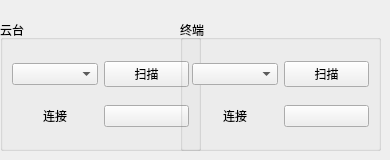
    <widget class="QWidget" name="gcamera_connect">
     <attribute name="title">
      <string>云台终端连接</string>
     </attribute>
     <widget class="QGroupBox" name="groupBox">
      <property name="geometry">
       <rect>
        <x>0</x>
        <y>20</y>
        <width>201</width>
        <height>131</height>
       </rect>
      </property>
      <property name="title">
       <string>云台</string>
      </property>
      <layout class="QHBoxLayout" name="horizontalLayout_4">
       <item>
        <layout class="QGridLayout" name="gridLayout_15">
         <item row="0" column="1">
          <widget class="QPushButton" name="scan_port_button">
           <property name="text">
            <string>扫描</string>
           </property>
          </widget>
         </item>
         <item row="0" column="0">
          <widget class="QComboBox" name="combo_box_serial_port"/>
         </item>
         <item row="1" column="0">
          <widget class="QLabel" name="label_485_connect">
           <property name="text">
            <string>连接</string>
           </property>
           <property name="alignment">
            <set>Qt::AlignCenter</set>
           </property>
          </widget>
         </item>
         <item row="1" column="1">
          <widget class="QPushButton" name="serial_connect_button">
           <property name="text">
            <string/>
           </property>
           <property name="icon">
            <iconset resource="../resources/resources.qrc">
             <normaloff>:/imgs/connection.png</normaloff>:/imgs/connection.png</iconset>
           </property>
           <property name="iconSize">
            <size>
             <width>64</width>
             <height>64</height>
            </size>
           </property>
          </widget>
         </item>
        </layout>
       </item>
      </layout>
     </widget>
     <widget class="QGroupBox" name="groupBox_4">
      <property name="geometry">
       <rect>
        <x>180</x>
        <y>20</y>
        <width>201</width>
        <height>131</height>
       </rect>
      </property>
      <property name="title">
       <string>终端</string>
      </property>
      <layout class="QHBoxLayout" name="horizontalLayout_2">
       <item>
        <layout class="QGridLayout" name="gridLayout_8">
         <item row="0" column="1">
          <widget class="QPushButton" name="scan_port_button_terminal">
           <property name="text">
            <string>扫描</string>
           </property>
          </widget>
         </item>
         <item row="0" column="0">
          <widget class="QComboBox" name="combo_box_serial_port_terminal"/>
         </item>
         <item row="1" column="0">
          <widget class="QLabel" name="label_232_connect">
           <property name="text">
            <string>连接</string>
           </property>
           <property name="alignment">
            <set>Qt::AlignCenter</set>
           </property>
          </widget>
         </item>
         <item row="1" column="1">
          <widget class="QPushButton" name="serial_connect_button_terminal">
           <property name="text">
            <string/>
           </property>
           <property name="icon">
            <iconset resource="../resources/resources.qrc">
             <normaloff>:/imgs/connection.png</normaloff>:/imgs/connection.png</iconset>
           </property>
           <property name="iconSize">
            <size>
             <width>64</width>
             <height>64</height>
            </size>
           </property>
          </widget>
         </item>
        </layout>
       </item>
      </layout>
     </widget>
    </widget>
